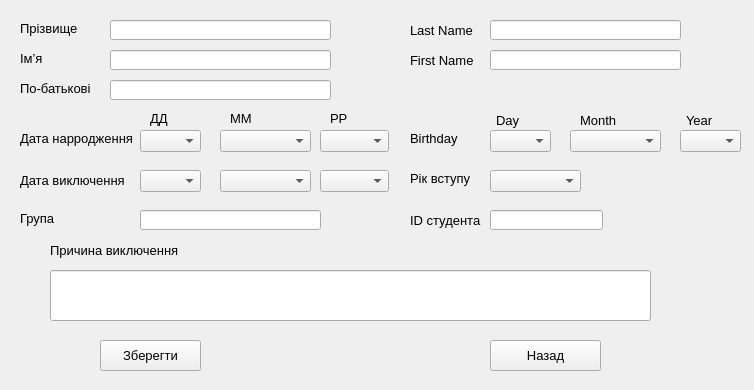
<?xml version="1.0" encoding="UTF-8"?>
<ui version="4.0">
 <class>OutputWindow</class>
 <widget class="QWidget" name="OutputWindow">
  <property name="geometry">
   <rect>
    <x>0</x>
    <y>0</y>
    <width>754</width>
    <height>390</height>
   </rect>
  </property>
  <property name="font">
   <font>
    <pointsize>10</pointsize>
   </font>
  </property>
  <property name="windowTitle">
   <string>Редагування даних</string>
  </property>
  <widget class="QPushButton" name="pushButton">
   <property name="geometry">
    <rect>
     <x>490</x>
     <y>340</y>
     <width>111</width>
     <height>31</height>
    </rect>
   </property>
   <property name="font">
    <font>
     <pointsize>10</pointsize>
    </font>
   </property>
   <property name="text">
    <string>Назад</string>
   </property>
  </widget>
  <widget class="QLabel" name="label">
   <property name="geometry">
    <rect>
     <x>20</x>
     <y>20</y>
     <width>111</width>
     <height>16</height>
    </rect>
   </property>
   <property name="font">
    <font>
     <pointsize>10</pointsize>
    </font>
   </property>
   <property name="text">
    <string>Прізвище</string>
   </property>
  </widget>
  <widget class="QLabel" name="label_2">
   <property name="geometry">
    <rect>
     <x>20</x>
     <y>50</y>
     <width>111</width>
     <height>16</height>
    </rect>
   </property>
   <property name="font">
    <font>
     <pointsize>10</pointsize>
    </font>
   </property>
   <property name="text">
    <string>Ім’я</string>
   </property>
  </widget>
  <widget class="QLabel" name="label_3">
   <property name="geometry">
    <rect>
     <x>20</x>
     <y>80</y>
     <width>111</width>
     <height>16</height>
    </rect>
   </property>
   <property name="font">
    <font>
     <pointsize>10</pointsize>
    </font>
   </property>
   <property name="text">
    <string>По-батькові</string>
   </property>
  </widget>
  <widget class="QLabel" name="label_4">
   <property name="geometry">
    <rect>
     <x>20</x>
     <y>130</y>
     <width>121</width>
     <height>16</height>
    </rect>
   </property>
   <property name="font">
    <font>
     <pointsize>10</pointsize>
    </font>
   </property>
   <property name="text">
    <string>Дата нарродження</string>
   </property>
  </widget>
  <widget class="QLabel" name="label_5">
   <property name="geometry">
    <rect>
     <x>410</x>
     <y>170</y>
     <width>111</width>
     <height>16</height>
    </rect>
   </property>
   <property name="font">
    <font>
     <pointsize>10</pointsize>
    </font>
   </property>
   <property name="text">
    <string>Рік вступу</string>
   </property>
  </widget>
  <widget class="QLabel" name="label_6">
   <property name="geometry">
    <rect>
     <x>20</x>
     <y>210</y>
     <width>111</width>
     <height>16</height>
    </rect>
   </property>
   <property name="font">
    <font>
     <pointsize>10</pointsize>
    </font>
   </property>
   <property name="text">
    <string>Група</string>
   </property>
  </widget>
  <widget class="QLineEdit" name="lineEdit">
   <property name="geometry">
    <rect>
     <x>110</x>
     <y>20</y>
     <width>221</width>
     <height>20</height>
    </rect>
   </property>
   <property name="font">
    <font>
     <pointsize>11</pointsize>
    </font>
   </property>
   <property name="text">
    <string/>
   </property>
  </widget>
  <widget class="QLineEdit" name="lineEdit_2">
   <property name="geometry">
    <rect>
     <x>110</x>
     <y>50</y>
     <width>221</width>
     <height>20</height>
    </rect>
   </property>
   <property name="font">
    <font>
     <pointsize>11</pointsize>
    </font>
   </property>
   <property name="text">
    <string/>
   </property>
  </widget>
  <widget class="QLineEdit" name="lineEdit_3">
   <property name="geometry">
    <rect>
     <x>110</x>
     <y>80</y>
     <width>221</width>
     <height>20</height>
    </rect>
   </property>
   <property name="font">
    <font>
     <pointsize>11</pointsize>
    </font>
   </property>
   <property name="text">
    <string/>
   </property>
  </widget>
  <widget class="QLineEdit" name="lineEdit_6">
   <property name="geometry">
    <rect>
     <x>140</x>
     <y>210</y>
     <width>181</width>
     <height>20</height>
    </rect>
   </property>
   <property name="font">
    <font>
     <pointsize>12</pointsize>
    </font>
   </property>
   <property name="contextMenuPolicy">
    <enum>Qt::DefaultContextMenu</enum>
   </property>
   <property name="text">
    <string/>
   </property>
  </widget>
  <widget class="QPushButton" name="pushButton_2">
   <property name="geometry">
    <rect>
     <x>100</x>
     <y>340</y>
     <width>101</width>
     <height>31</height>
    </rect>
   </property>
   <property name="font">
    <font>
     <pointsize>10</pointsize>
    </font>
   </property>
   <property name="text">
    <string>Зберегти</string>
   </property>
  </widget>
  <widget class="QLabel" name="label_7">
   <property name="geometry">
    <rect>
     <x>150</x>
     <y>110</y>
     <width>51</width>
     <height>16</height>
    </rect>
   </property>
   <property name="font">
    <font>
     <pointsize>10</pointsize>
    </font>
   </property>
   <property name="text">
    <string>ДД</string>
   </property>
  </widget>
  <widget class="QLabel" name="label_8">
   <property name="geometry">
    <rect>
     <x>230</x>
     <y>110</y>
     <width>41</width>
     <height>16</height>
    </rect>
   </property>
   <property name="font">
    <font>
     <pointsize>10</pointsize>
    </font>
   </property>
   <property name="text">
    <string>ММ</string>
   </property>
  </widget>
  <widget class="QLabel" name="label_9">
   <property name="geometry">
    <rect>
     <x>330</x>
     <y>110</y>
     <width>47</width>
     <height>16</height>
    </rect>
   </property>
   <property name="font">
    <font>
     <pointsize>10</pointsize>
    </font>
   </property>
   <property name="text">
    <string>РР</string>
   </property>
  </widget>
  <widget class="QComboBox" name="comboBox">
   <property name="geometry">
    <rect>
     <x>140</x>
     <y>130</y>
     <width>61</width>
     <height>22</height>
    </rect>
   </property>
   <property name="font">
    <font>
     <pointsize>10</pointsize>
    </font>
   </property>
  </widget>
  <widget class="QComboBox" name="comboBox_2">
   <property name="geometry">
    <rect>
     <x>220</x>
     <y>130</y>
     <width>91</width>
     <height>22</height>
    </rect>
   </property>
   <property name="font">
    <font>
     <pointsize>10</pointsize>
    </font>
   </property>
   <property name="styleSheet">
    <string notr="true">font: 10pt &quot;MS Shell Dlg 2&quot;;</string>
   </property>
  </widget>
  <widget class="QComboBox" name="comboBox_3">
   <property name="geometry">
    <rect>
     <x>320</x>
     <y>130</y>
     <width>69</width>
     <height>22</height>
    </rect>
   </property>
   <property name="font">
    <font>
     <pointsize>10</pointsize>
    </font>
   </property>
  </widget>
  <widget class="QComboBox" name="comboBox_4">
   <property name="geometry">
    <rect>
     <x>490</x>
     <y>170</y>
     <width>91</width>
     <height>22</height>
    </rect>
   </property>
   <property name="font">
    <font>
     <pointsize>10</pointsize>
    </font>
   </property>
  </widget>
  <widget class="QLabel" name="label_10">
   <property name="geometry">
    <rect>
     <x>410</x>
     <y>20</y>
     <width>71</width>
     <height>21</height>
    </rect>
   </property>
   <property name="font">
    <font>
     <pointsize>10</pointsize>
    </font>
   </property>
   <property name="text">
    <string>Last Name</string>
   </property>
  </widget>
  <widget class="QLabel" name="label_11">
   <property name="geometry">
    <rect>
     <x>410</x>
     <y>50</y>
     <width>71</width>
     <height>21</height>
    </rect>
   </property>
   <property name="font">
    <font>
     <pointsize>10</pointsize>
    </font>
   </property>
   <property name="text">
    <string>First Name</string>
   </property>
  </widget>
  <widget class="QLineEdit" name="lineEdit_4">
   <property name="geometry">
    <rect>
     <x>490</x>
     <y>20</y>
     <width>191</width>
     <height>20</height>
    </rect>
   </property>
   <property name="font">
    <font>
     <pointsize>10</pointsize>
    </font>
   </property>
   <property name="text">
    <string/>
   </property>
  </widget>
  <widget class="QLineEdit" name="lineEdit_5">
   <property name="geometry">
    <rect>
     <x>490</x>
     <y>50</y>
     <width>191</width>
     <height>20</height>
    </rect>
   </property>
   <property name="font">
    <font>
     <pointsize>12</pointsize>
    </font>
   </property>
   <property name="text">
    <string/>
   </property>
  </widget>
  <widget class="QLabel" name="label_12">
   <property name="geometry">
    <rect>
     <x>410</x>
     <y>210</y>
     <width>81</width>
     <height>21</height>
    </rect>
   </property>
   <property name="font">
    <font>
     <pointsize>10</pointsize>
    </font>
   </property>
   <property name="text">
    <string>ID студента</string>
   </property>
  </widget>
  <widget class="QLabel" name="label_13">
   <property name="geometry">
    <rect>
     <x>20</x>
     <y>170</y>
     <width>111</width>
     <height>20</height>
    </rect>
   </property>
   <property name="font">
    <font>
     <pointsize>10</pointsize>
    </font>
   </property>
   <property name="text">
    <string>Дата виключення</string>
   </property>
  </widget>
  <widget class="QLineEdit" name="lineEdit_7">
   <property name="geometry">
    <rect>
     <x>490</x>
     <y>210</y>
     <width>113</width>
     <height>20</height>
    </rect>
   </property>
   <property name="font">
    <font>
     <pointsize>12</pointsize>
    </font>
   </property>
   <property name="text">
    <string/>
   </property>
  </widget>
  <widget class="QComboBox" name="comboBox_5">
   <property name="geometry">
    <rect>
     <x>140</x>
     <y>170</y>
     <width>61</width>
     <height>22</height>
    </rect>
   </property>
   <property name="font">
    <font>
     <pointsize>10</pointsize>
    </font>
   </property>
  </widget>
  <widget class="QComboBox" name="comboBox_6">
   <property name="geometry">
    <rect>
     <x>220</x>
     <y>170</y>
     <width>91</width>
     <height>22</height>
    </rect>
   </property>
   <property name="font">
    <font>
     <pointsize>10</pointsize>
    </font>
   </property>
  </widget>
  <widget class="QComboBox" name="comboBox_7">
   <property name="geometry">
    <rect>
     <x>320</x>
     <y>170</y>
     <width>69</width>
     <height>22</height>
    </rect>
   </property>
   <property name="font">
    <font>
     <pointsize>10</pointsize>
    </font>
   </property>
  </widget>
  <widget class="QLabel" name="label_17">
   <property name="geometry">
    <rect>
     <x>50</x>
     <y>240</y>
     <width>151</width>
     <height>21</height>
    </rect>
   </property>
   <property name="font">
    <font>
     <pointsize>10</pointsize>
    </font>
   </property>
   <property name="text">
    <string>Причина виключення</string>
   </property>
  </widget>
  <widget class="QLineEdit" name="lineEdit_8">
   <property name="geometry">
    <rect>
     <x>50</x>
     <y>270</y>
     <width>601</width>
     <height>51</height>
    </rect>
   </property>
   <property name="font">
    <font>
     <family>MS Shell Dlg 2</family>
     <pointsize>10</pointsize>
     <weight>50</weight>
     <italic>false</italic>
     <bold>false</bold>
    </font>
   </property>
   <property name="styleSheet">
    <string notr="true">font: 10pt &quot;MS Shell Dlg 2&quot;;</string>
   </property>
   <property name="text">
    <string/>
   </property>
  </widget>
  <widget class="QLabel" name="label_14">
   <property name="geometry">
    <rect>
     <x>410</x>
     <y>130</y>
     <width>61</width>
     <height>16</height>
    </rect>
   </property>
   <property name="text">
    <string>Birthday</string>
   </property>
  </widget>
  <widget class="QComboBox" name="comboBox_8">
   <property name="geometry">
    <rect>
     <x>490</x>
     <y>130</y>
     <width>61</width>
     <height>22</height>
    </rect>
   </property>
  </widget>
  <widget class="QComboBox" name="comboBox_9">
   <property name="geometry">
    <rect>
     <x>570</x>
     <y>130</y>
     <width>91</width>
     <height>22</height>
    </rect>
   </property>
  </widget>
  <widget class="QComboBox" name="comboBox_10">
   <property name="geometry">
    <rect>
     <x>680</x>
     <y>130</y>
     <width>61</width>
     <height>22</height>
    </rect>
   </property>
  </widget>
  <widget class="QLabel" name="label_15">
   <property name="geometry">
    <rect>
     <x>496</x>
     <y>110</y>
     <width>41</width>
     <height>20</height>
    </rect>
   </property>
   <property name="text">
    <string>Day</string>
   </property>
  </widget>
  <widget class="QLabel" name="label_16">
   <property name="geometry">
    <rect>
     <x>580</x>
     <y>110</y>
     <width>51</width>
     <height>20</height>
    </rect>
   </property>
   <property name="text">
    <string>Month</string>
   </property>
  </widget>
  <widget class="QLabel" name="label_18">
   <property name="geometry">
    <rect>
     <x>686</x>
     <y>110</y>
     <width>41</width>
     <height>20</height>
    </rect>
   </property>
   <property name="text">
    <string>Year</string>
   </property>
  </widget>
 </widget>
 <resources/>
 <connections/>
</ui>
